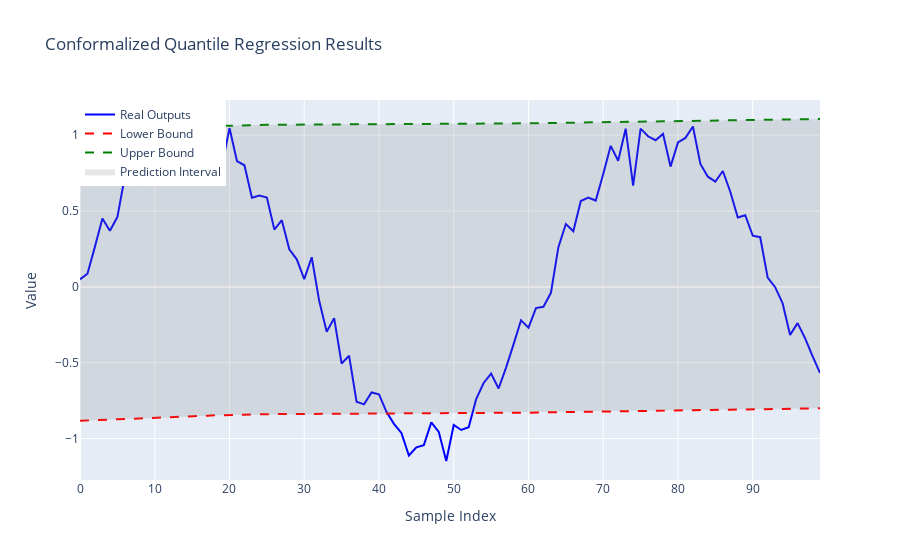

This figure's notebook cell:
### Code cell
import numpy as np
import plotly.graph_objects as go
import torch
import torch.nn as nn
import torch.optim as optim
from torch.utils.data import DataLoader, TensorDataset

def pinball_loss(predictions, targets, quantile):
    diff = targets - predictions
    loss = torch.maximum(quantile * diff, (quantile - 1) * diff)
    return loss.mean()

def compute_quantile(values, quantile):
    return np.quantile(values, quantile)

def train_and_calibrate(dataset, model, optimizer, quantiles, epochs, split_ratio=0.8):
    data_size = len(dataset)
    split_idx = int(split_ratio * data_size)
    train_set, calib_set = torch.utils.data.random_split(dataset, [split_idx, data_size - split_idx])
    train_loader = DataLoader(train_set, batch_size=32, shuffle=True)
    calib_loader = DataLoader(calib_set, batch_size=32, shuffle=False)

    for epoch in range(epochs):
        model.train()
        total_loss = 0
        for inputs, targets in train_loader:
            optimizer.zero_grad()
            outputs = model(inputs)
            loss = sum(pinball_loss(outputs[:, i], targets, q) for i, q in enumerate(quantiles))
            loss.backward()
            optimizer.step()
            total_loss += loss.item()
        print(f"Epoch {epoch + 1}/{epochs}, Loss: {total_loss:.4f}")

    model.eval()
    residuals = []
    with torch.no_grad():
        for inputs, targets in calib_loader:
            predictions = model(inputs).mean(dim=1)
            residuals.extend(torch.abs(targets - predictions).numpy())
    
    residuals = np.array(residuals)
    alpha = 0.1
    quantile_threshold = compute_quantile(residuals, 1 - alpha)
    
    return model, quantile_threshold

def plot_results(real_outputs, predictions, quantile_threshold):
    lower_bound = predictions - quantile_threshold
    upper_bound = predictions + quantile_threshold
    x = np.arange(len(real_outputs))
    
    fig = go.Figure()
    fig.add_trace(go.Scatter(x=x, y=real_outputs, mode='lines', name='Real Outputs', line=dict(color='blue')))
    fig.add_trace(go.Scatter(x=x, y=lower_bound, mode='lines', name='Lower Bound', line=dict(color='red', dash='dash')))
    fig.add_trace(go.Scatter(x=x, y=upper_bound, mode='lines', name='Upper Bound', line=dict(color='green', dash='dash')))
    fig.add_trace(go.Scatter(x=np.concatenate([x, x[::-1]]),
                             y=np.concatenate([upper_bound, lower_bound[::-1]]),
                             fill='toself', fillcolor='rgba(128, 128, 128, 0.2)',
                             line=dict(color='rgba(255,255,255,0)'),
                             name='Prediction Interval'))
    fig.update_layout(title='Conformalized Quantile Regression Results',
                      xaxis_title='Sample Index',
                      yaxis_title='Value',
                      legend=dict(x=0, y=1))
    fig.show()

if __name__ == "__main__":
    np.random.seed(42)
    torch.manual_seed(42)
    num_samples = 100
    inputs = np.linspace(0, 10, num_samples).reshape(-1, 1)
    outputs = np.sin(inputs) + 0.1 * np.random.normal(size=inputs.shape)
    inputs_tensor = torch.tensor(inputs, dtype=torch.float32)
    outputs_tensor = torch.tensor(outputs, dtype=torch.float32)
    dataset = TensorDataset(inputs_tensor, outputs_tensor)
    
    class QuantileModel(nn.Module):
        def __init__(self, input_dim, quantiles):
            super(QuantileModel, self).__init__()
            self.network = nn.Sequential(
                nn.Linear(input_dim, 64),
                nn.Tanh(),
                nn.Linear(64, len(quantiles))
            )
        def forward(self, x):
            return self.network(x)

    quantiles = [0.1, 0.9]
    model = QuantileModel(input_dim=1, quantiles=quantiles)
    optimizer = optim.Adam(model.parameters(), lr=0.01)
    epochs = 100
    model, quantile_threshold = train_and_calibrate(dataset, model, optimizer, quantiles, epochs)
    model.eval()
    with torch.no_grad():
        predictions = model(inputs_tensor).mean(dim=1).numpy()
    plot_results(outputs.flatten(), predictions, quantile_threshold)

### Figure 1 — Plotly figure (JSON) as saved in the notebook; plotly's stock layout.template omitted (floating-point values rounded to 4 significant figures; data arrays with more than 128 entries replaced by an {"elided": "..."} marker saying what was removed)
{"data": [{"line": {"color": "blue"}, "mode": "lines", "name": "Real Outputs", "type": "scatter", "x": [0, 1, 2, 3, 4, 5, 6, 7, 8, 9, 10, 11, 12, 13, 14, 15, 16, 17, 18, 19, 20, 21, 22, 23, 24, 25, 26, 27, 28, 29, 30, 31, 32, 33, 34, 35, 36, 37, 38, 39, 40, 41, 42, 43, 44, 45, 46, 47, 48, 49, 50, 51, 52, 53, 54, 55, 56, 57, 58, 59, 60, 61, 62, 63, 64, 65, 66, 67, 68, 69, 70, 71, 72, 73, 74, 75, 76, 77, 78, 79, 80, 81, 82, 83, 84, 85, 86, 87, 88, 89, 90, 91, 92, 93, 94, 95, 96, 97, 98, 99], "y": [0.04967, 0.08701, 0.2654, 0.4507, 0.3697, 0.4604, 0.7276, 0.7264, 0.676, 0.8432, 0.8005, 0.8496, 0.9606, 0.7757, 0.8153, 0.9422, 0.8977, 1.021, 0.8788, 0.7987, 1.047, 0.8297, 0.802, 0.5876, 0.603, 0.5891, 0.3777, 0.4401, 0.2481, 0.1815, 0.05089, 0.1955, -0.09196, -0.2963, -0.2063, -0.5057, -0.4539, -0.7571, -0.7746, -0.6961, -0.7087, -0.8242, -0.9031, -0.9628, -1.112, -1.058, -1.044, -0.8937, -0.9564, -1.148, -0.911, -0.9436, -0.9253, -0.7402, -0.6339, -0.572, -0.6703, -0.5327, -0.3788, -0.2204, -0.2687, -0.1398, -0.1312, -0.03926, 0.2617, 0.4144, 0.367, 0.5661, 0.5888, 0.5693, 0.7447, 0.93, 0.8322, 1.043, 0.667, 1.044, 0.993, 0.9672, 1.009, 0.7933, 0.9524, 0.9825, 1.057, 0.8111, 0.7267, 0.6937, 0.7643, 0.6276, 0.4576, 0.4726, 0.3374, 0.3276, 0.06126, -0.001933, -0.1093, -0.3167, -0.2392, -0.3385, -0.4561, -0.5675]}, {"line": {"color": "red", "dash": "dash"}, "mode": "lines", "name": "Lower Bound", "type": "scatter", "x": [0, 1, 2, 3, 4, 5, 6, 7, 8, 9, 10, 11, 12, 13, 14, 15, 16, 17, 18, 19, 20, 21, 22, 23, 24, 25, 26, 27, 28, 29, 30, 31, 32, 33, 34, 35, 36, 37, 38, 39, 40, 41, 42, 43, 44, 45, 46, 47, 48, 49, 50, 51, 52, 53, 54, 55, 56, 57, 58, 59, 60, 61, 62, 63, 64, 65, 66, 67, 68, 69, 70, 71, 72, 73, 74, 75, 76, 77, 78, 79, 80, 81, 82, 83, 84, 85, 86, 87, 88, 89, 90, 91, 92, 93, 94, 95, 96, 97, 98, 99], "y": [-0.8828, -0.8802, -0.8778, -0.8758, -0.874, -0.8724, -0.8708, -0.8694, -0.8678, -0.8662, -0.8644, -0.8625, -0.8604, -0.8582, -0.8559, -0.8537, -0.8514, -0.8493, -0.8474, -0.8456, -0.8441, -0.8428, -0.8417, -0.8408, -0.84, -0.8395, -0.8391, -0.8389, -0.8387, -0.8387, -0.8387, -0.8387, -0.8388, -0.8389, -0.839, -0.8391, -0.8391, -0.8392, -0.8392, -0.8391, -0.8391, -0.8389, -0.8388, -0.8386, -0.8383, -0.838, -0.8377, -0.8373, -0.8368, -0.8364, -0.8359, -0.8354, -0.8348, -0.8342, -0.8336, -0.833, -0.8323, -0.8316, -0.8309, -0.8302, -0.8295, -0.8287, -0.828, -0.8272, -0.8265, -0.8257, -0.8249, -0.8242, -0.8234, -0.8226, -0.8218, -0.821, -0.8203, -0.8195, -0.8187, -0.8179, -0.8172, -0.8164, -0.8156, -0.8149, -0.8141, -0.8134, -0.8126, -0.8119, -0.8112, -0.8104, -0.8097, -0.809, -0.8083, -0.8076, -0.8069, -0.8062, -0.8055, -0.8048, -0.8042, -0.8035, -0.8028, -0.8022, -0.8015, -0.8009]}, {"line": {"color": "green", "dash": "dash"}, "mode": "lines", "name": "Upper Bound", "type": "scatter", "x": [0, 1, 2, 3, 4, 5, 6, 7, 8, 9, 10, 11, 12, 13, 14, 15, 16, 17, 18, 19, 20, 21, 22, 23, 24, 25, 26, 27, 28, 29, 30, 31, 32, 33, 34, 35, 36, 37, 38, 39, 40, 41, 42, 43, 44, 45, 46, 47, 48, 49, 50, 51, 52, 53, 54, 55, 56, 57, 58, 59, 60, 61, 62, 63, 64, 65, 66, 67, 68, 69, 70, 71, 72, 73, 74, 75, 76, 77, 78, 79, 80, 81, 82, 83, 84, 85, 86, 87, 88, 89, 90, 91, 92, 93, 94, 95, 96, 97, 98, 99], "y": [1.025, 1.028, 1.03, 1.032, 1.034, 1.036, 1.037, 1.039, 1.04, 1.042, 1.044, 1.046, 1.048, 1.05, 1.052, 1.054, 1.057, 1.059, 1.061, 1.062, 1.064, 1.065, 1.066, 1.067, 1.068, 1.068, 1.069, 1.069, 1.069, 1.069, 1.069, 1.069, 1.069, 1.069, 1.069, 1.069, 1.069, 1.069, 1.069, 1.069, 1.069, 1.069, 1.069, 1.069, 1.07, 1.07, 1.07, 1.071, 1.071, 1.072, 1.072, 1.073, 1.073, 1.074, 1.074, 1.075, 1.076, 1.076, 1.077, 1.078, 1.079, 1.079, 1.08, 1.081, 1.082, 1.082, 1.083, 1.084, 1.085, 1.085, 1.086, 1.087, 1.088, 1.089, 1.089, 1.09, 1.091, 1.092, 1.092, 1.093, 1.094, 1.095, 1.095, 1.096, 1.097, 1.098, 1.098, 1.099, 1.1, 1.1, 1.101, 1.102, 1.102, 1.103, 1.104, 1.105, 1.105, 1.106, 1.106, 1.107]}, {"fill": "toself", "fillcolor": "rgba(128, 128, 128, 0.2)", "line": {"color": "rgba(255,255,255,0)"}, "name": "Prediction Interval", "type": "scatter", "x": {"elided": "200 int values"}, "y": {"elided": "200 float values"}}], "layout": {"legend": {"x": 0, "y": 1}, "title": {"text": "Conformalized Quantile Regression Results"}, "xaxis": {"title": {"text": "Sample Index"}}, "yaxis": {"title": {"text": "Value"}}}}
